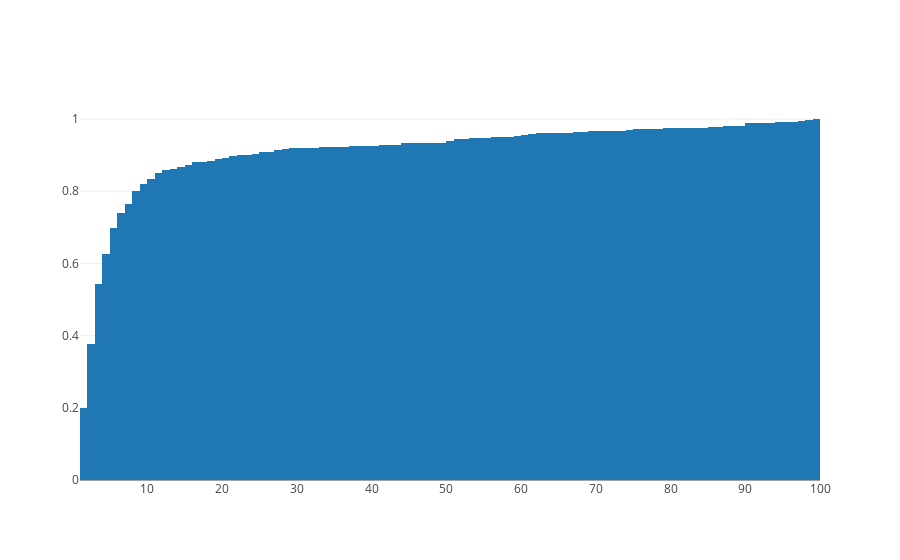

The notebook cell this image was saved under:
### Code cell
#CUMMULATIVE HISTOGRAM 100

x=resultsRL_cs['100']
data = [go.Histogram(x=x,
                     xbins=dict(
        start=0,
        end=100,
        size=1.
    ),
                     histnorm='probability',
                     cumulative=dict(enabled=True))]

iplot(data, filename='cumulative histogram')

bins = np.arange(0,100)
values, base = np.histogram(resultsRL_cs['100'], bins=bins, density=1)
for i in range(1,100):
    S=np.sum(values[:i])
    print S
    if S>0.8:
        print 'i!=',i
        size['100']=i
        break

### Figure 1 — Plotly figure (JSON) as saved in the notebook; plotly's stock layout.template omitted (floating-point values rounded to 4 significant figures; data arrays with more than 128 entries replaced by an {"elided": "..."} marker saying what was removed)
{"data": [{"cumulative": {"enabled": true}, "histnorm": "probability", "type": "histogram", "x": {"elided": "500 int values"}, "xbins": {"end": 100, "size": 1, "start": 0}}], "layout": {}}
